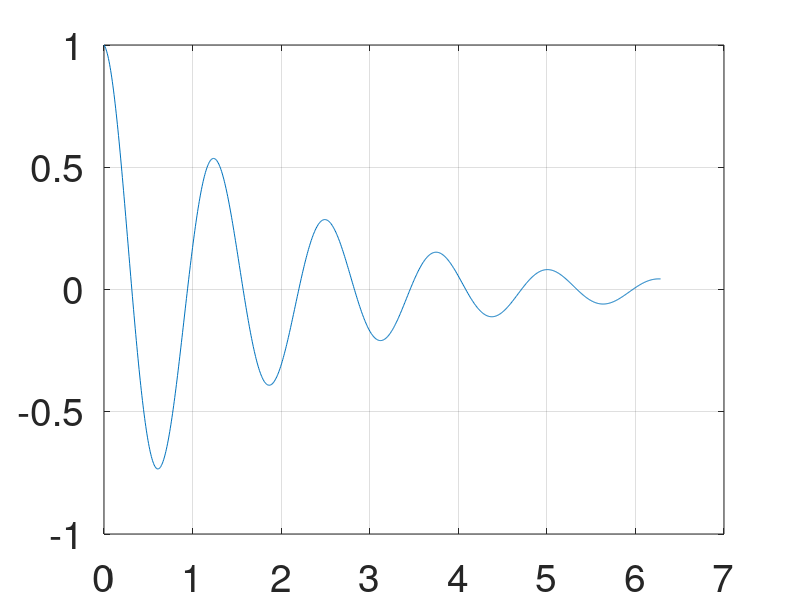

This chart was generated by the following MATLAB code:
%PRIMEIRA FUNÇÃO
% f(x)=e^(-0.5)*cos(5x)

%Inicialiazação do eixo x
x= linspace(0,2*pi,1000)';
y=exp(-0.5*x).*cos(5*x);
plot(x,y)
grid on
box on
set(gca,"FontSize",28)

